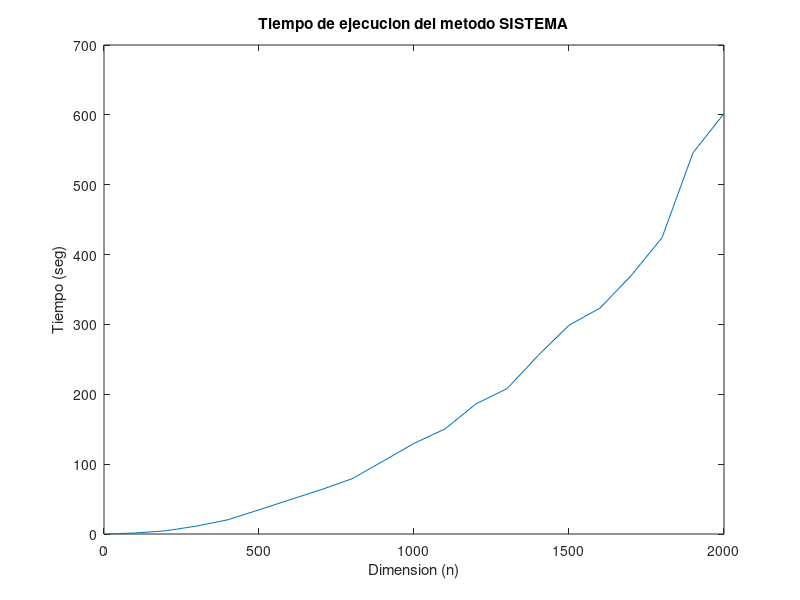

MATLAB code to generate this figure:
%comparacion de resultados obtenidos con el tester
%tamaño de la matriz - mat
%tiempo de ejecucion potencia y sistema - tp ts
%error - err

tpot10 = [0.00100112 0.0020284 0.0009999 0.0009999 0.0010007];
tsis10 = [0.0109789 0.0109789 0.0120029 0.01006 0.011996];

tp(1)=mean(tpot10);
ts(1)=mean(tsis10);

tpot100 = [0.002002 0.00195 0.00099 0.000999 0.001001];
tsis100 = [1.5041 1.53414 1.44106 1.53408 1.21407];

tp(2)=mean(tpot100);
ts(2)=mean(tsis100);

tpot200 = [0.001002 0.001009 0.0009989 0.00094986 0.00100017];
tsis200 = [4.75563 4.62531 4.1328 4.65648 4.87249];

tp(3)=mean(tpot200);
ts(3)=mean(tsis200);

tpot300 = [0.0020172 0.00192904 0.009966113 0.000997782 0.00099802];
tsis300 = [11.731 13.4378 10.9448 10.5889 10.6821];

tp(4)=mean(tpot300);
ts(4)=mean(tsis300);

tpot400 = [0.00199914 0.001998388 0.00204611 0.00199986 0.000999928];
tsis400 = [18.8116 19.5073 19.4792 22.2353 22.0733];

tp(5)=mean(tpot400);
ts(5)=mean(tsis400);

tpot500 = [0.00199509 0.000988007 0.00199699 0.00200282 0.00199795];
tsis500 = [33.23 33.3149 33.9479 36.8602 35.7051];

tp(6)=mean(tpot500);
ts(6)=mean(tsis500);

tpot600 = [0.0019989 0.00200295 0.00195193 0.0195193 0.00196791];
tsis600 = [49.7629 52.015 49.8949 44.3708 49.2279];

tp(7)=mean(tpot600);
ts(7)=mean(tsis600);

tpot700 = [0.00304699 0.00300002 0.00396514 0.0030097 0.00299907];
tsis700 = [63.8867 62.3397 67.8384 62.3405 60.5575];

tp(8)=mean(tpot700);
ts(8)=mean(tsis700);

tpot800 = [0.0030002 0.00300002 0.00295496 0.00300193 0.00295496];
tsis800 = [79.7229 79.1846 78.0474 78.4003 79.8958];

tp(9)=mean(tpot800);
ts(9)=mean(tsis800);

tpot900 = [0.00395703 0.00400305 0.0030002 0.00404716 0.00400805];
tsis900 = [113.484 103.088 100.101 101.783 102.432];

tp(10)=mean(tpot900);
ts(10)=mean(tsis900);

tpot1000 = [0.00400114 0.00400591 0.00400144 0.00399899 0.00400005];
tsis1000 = [130.827 124.142 125.032 129.901 138.676];

tp(11)=mean(tpot1000);
ts(11)=mean(tsis1000);

tp(12)=0.00500321;
ts(12)=150.342;

tp(13)=0.00510256;
ts(13)=186.383;

ts(14)=207.982;
tp(14)=0.008003;

tp(15)=0.00900197;
ts(15)=255.373;

tp(16)=0.00900251;
ts(16)=298.793;

tp(17)= 0.008003;
ts(17)=323.409;

ts(18)=369.692;
tp(18)=0.00904894;

ts(19)=424.091;
tp(19)=0.0109711;

ts(20)=545.711;
tp(20)=0.019001;

ts(21)=601.898;
tp(21)=0.0139999;

tp(22)=0.0139999;
tp(23)= 0.014;
tp(24)=0.0170259;
tp(25)=0.03206;


dims=[10 100 200 300 400 500 600 700 800 900 1000 1100 1200 1300 1400 1500 1600 1700 1800 1900 2000]
dimp=[10 100 200 300 400 500 600 700 800 900 1000 1100 1200 1300 1400 1500 1600 1700 1800 1900 2000 2100 2200 2300 2400]




plot(dims,ts)
xlabel('Dimension (n)')
ylabel('Tiempo (seg)')
title('Tiempo de ejecucion del metodo SISTEMA')